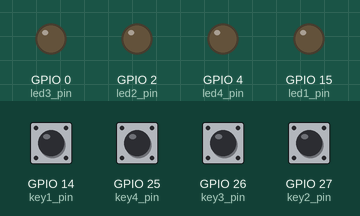
A sketch run on a simulated ESP32. On the bench: output pins drawn as LEDs (lit = HIGH). Inputs (shaded band) come from the test bench; at power-on: GPIO 14 (key1_pin), GPIO 25 (key4_pin), GPIO 26 (key3_pin), GPIO 27 (key2_pin) HIGH.

Above: at 1.2 s.
1.3 s: GPIO 14 (key1_pin) pulled LOW for 0.15 s
At 1.6 s:
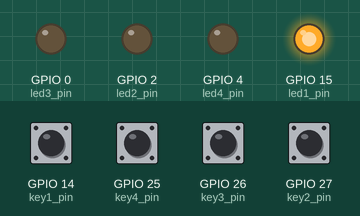
2.9 s: GPIO 25 (key4_pin) pulled LOW for 0.15 s
At 4.0 s:
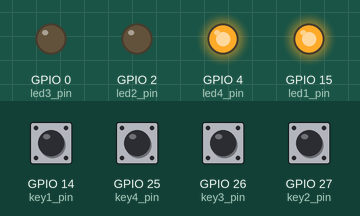
4.5 s: GPIO 26 (key3_pin) pulled LOW for 0.15 s
At 5.2 s:
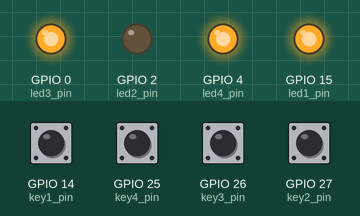
6.1 s: GPIO 27 (key2_pin) pulled LOW for 0.15 s
At 6.5 s:
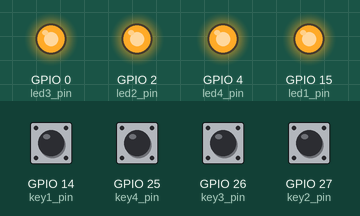
7.7 s: GPIO 14 (key1_pin) pulled LOW for 1 s
At 8.9 s:
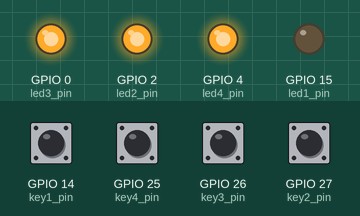
10.2 s: GPIO 25 (key4_pin) pulled LOW for 1 s
At 10.8 s:
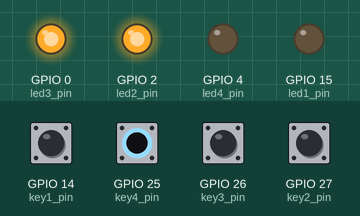
Timing chart, 0 to 13.2 s (numbered marks = the images above; inputs shaded):
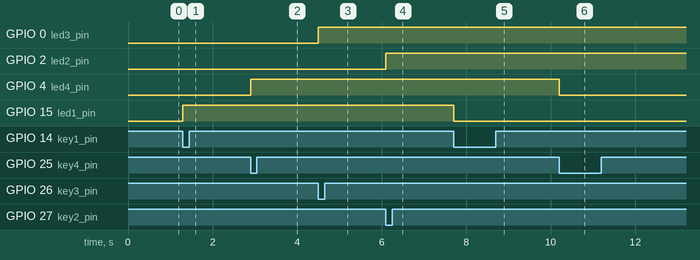

Measured:
- after the input at 1.3 s, GPIO 15 (led1_pin): LOW → HIGH at once
- after the input at 2.9 s, GPIO 4 (led4_pin): LOW → HIGH at once
- after the input at 4.5 s, GPIO 0 (led3_pin): LOW → HIGH at once
- after the input at 6.1 s, GPIO 2 (led2_pin): LOW → HIGH at once
- after the input at 7.7 s, GPIO 15 (led1_pin): HIGH → LOW at once
- after the input at 10.2 s, GPIO 4 (led4_pin): HIGH → LOW at once

The sketch:

main.ino
```cpp
/*
 * 实验名称：外部中断实验
 *
 * 接线说明：按键模块-->ESP32 IO
 *         (K1-K4)-->(14,27,26,25)
 *
 *         LED模块-->ESP32 IO
 *         (D1-D4)-->(15,2,0,4)
 *
 * 实验现象：程序下载成功后，操作K1键控制D1指示灯亮灭；操作K2键控制D2指示灯亮灭；
            操作K3键控制D3指示灯亮灭；操作K4键控制D4指示灯亮灭；
 *
 *
 */

#include "public.h"
#include "exti.h"


//定义LED控制引脚
#define led1_pin  15
#define led2_pin  2
#define led3_pin  0
#define led4_pin  4

//定义全局变量

void setup() {
  pinMode(led1_pin, OUTPUT);//设置引脚为输出模式
  pinMode(led2_pin, OUTPUT);
  pinMode(led3_pin, OUTPUT);
  pinMode(led4_pin, OUTPUT);
  exti_init();
}

void loop() {
  digitalWrite(led1_pin,key1_sta);
  digitalWrite(led2_pin,key2_sta);
  digitalWrite(led3_pin,key3_sta);
  digitalWrite(led4_pin,key4_sta);
}
```

exti.cpp
```cpp
#include "exti.h"

volatile u8 key1_sta=0;
volatile u8 key2_sta=0;
volatile u8 key3_sta=0;
volatile u8 key4_sta=0;

//端口初始化
void exti_init(void)
{
  pinMode(key1_pin, INPUT_PULLUP);//设置引脚为输入上拉模式
  pinMode(key2_pin, INPUT_PULLUP);
  pinMode(key3_pin, INPUT_PULLUP);
  pinMode(key4_pin, INPUT_PULLUP);
  attachInterrupt(digitalPinToInterrupt(key1_pin), key1_isr, FALLING);//设置下降沿触发
  attachInterrupt(digitalPinToInterrupt(key2_pin), key2_isr, FALLING);
  attachInterrupt(digitalPinToInterrupt(key3_pin), key3_isr, FALLING);
  attachInterrupt(digitalPinToInterrupt(key4_pin), key4_isr, FALLING);
}

void key1_isr(void)
{
  key1_sta=!key1_sta;
}

void key2_isr(void)
{
  key2_sta=!key2_sta;
}

void key3_isr(void)
{
  key3_sta=!key3_sta;
}

void key4_isr(void)
{
  key4_sta=!key4_sta;
}
```

exti.h
```cpp
#ifndef _exti_H
#define _exti_H

#include "public.h"

//定义按键控制管脚
#define key1_pin  14
#define key2_pin  27
#define key3_pin  26
#define key4_pin  25

//变量声明
extern volatile u8 key1_sta;
extern volatile u8 key2_sta;
extern volatile u8 key3_sta;
extern volatile u8 key4_sta;

//函数声明
void exti_init(void);
void key1_isr(void);
void key2_isr(void);
void key3_isr(void);
void key4_isr(void);
#endif
```

public.h
```cpp
#ifndef _public_H
#define _public_H

#include "Arduino.h"

//类型重定义
typedef unsigned char u8;
typedef unsigned int u16;

#endif
```
